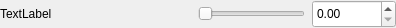
<?xml version="1.0" encoding="UTF-8"?>
<ui version="4.0">
 <class>HFloatSliderWidget</class>
 <widget class="QWidget" name="HFloatSliderWidget">
  <property name="geometry">
   <rect>
    <x>0</x>
    <y>0</y>
    <width>396</width>
    <height>28</height>
   </rect>
  </property>
  <property name="minimumSize">
   <size>
    <width>0</width>
    <height>28</height>
   </size>
  </property>
  <property name="windowTitle">
   <string>Form</string>
  </property>
  <layout class="QHBoxLayout" name="horizontalLayout">
   <property name="spacing">
    <number>0</number>
   </property>
   <property name="leftMargin">
    <number>0</number>
   </property>
   <property name="topMargin">
    <number>0</number>
   </property>
   <property name="rightMargin">
    <number>0</number>
   </property>
   <property name="bottomMargin">
    <number>0</number>
   </property>
   <item>
    <widget class="QLabel" name="label">
     <property name="sizePolicy">
      <sizepolicy hsizetype="Preferred" vsizetype="Preferred">
       <horstretch>1</horstretch>
       <verstretch>0</verstretch>
      </sizepolicy>
     </property>
     <property name="maximumSize">
      <size>
       <width>16777215</width>
       <height>16777215</height>
      </size>
     </property>
     <property name="text">
      <string>TextLabel</string>
     </property>
    </widget>
   </item>
   <item>
    <widget class="QWidget" name="floater" native="true">
     <property name="sizePolicy">
      <sizepolicy hsizetype="Preferred" vsizetype="Preferred">
       <horstretch>1</horstretch>
       <verstretch>0</verstretch>
      </sizepolicy>
     </property>
     <layout class="QHBoxLayout" name="horizontalLayout_2">
      <property name="spacing">
       <number>7</number>
      </property>
      <property name="leftMargin">
       <number>0</number>
      </property>
      <property name="topMargin">
       <number>0</number>
      </property>
      <property name="rightMargin">
       <number>0</number>
      </property>
      <property name="bottomMargin">
       <number>0</number>
      </property>
      <item>
       <widget class="QSlider" name="slider">
        <property name="sizePolicy">
         <sizepolicy hsizetype="Preferred" vsizetype="Preferred">
          <horstretch>0</horstretch>
          <verstretch>0</verstretch>
         </sizepolicy>
        </property>
        <property name="value">
         <number>0</number>
        </property>
        <property name="orientation">
         <enum>Qt::Horizontal</enum>
        </property>
        <property name="tickPosition">
         <enum>QSlider::NoTicks</enum>
        </property>
       </widget>
      </item>
      <item>
       <widget class="QDoubleSpinBox" name="spinbox">
        <property name="sizePolicy">
         <sizepolicy hsizetype="MinimumExpanding" vsizetype="Preferred">
          <horstretch>0</horstretch>
          <verstretch>0</verstretch>
         </sizepolicy>
        </property>
        <property name="maximumSize">
         <size>
          <width>84</width>
          <height>16777215</height>
         </size>
        </property>
       </widget>
      </item>
     </layout>
    </widget>
   </item>
  </layout>
 </widget>
 <resources/>
 <connections/>
</ui>
